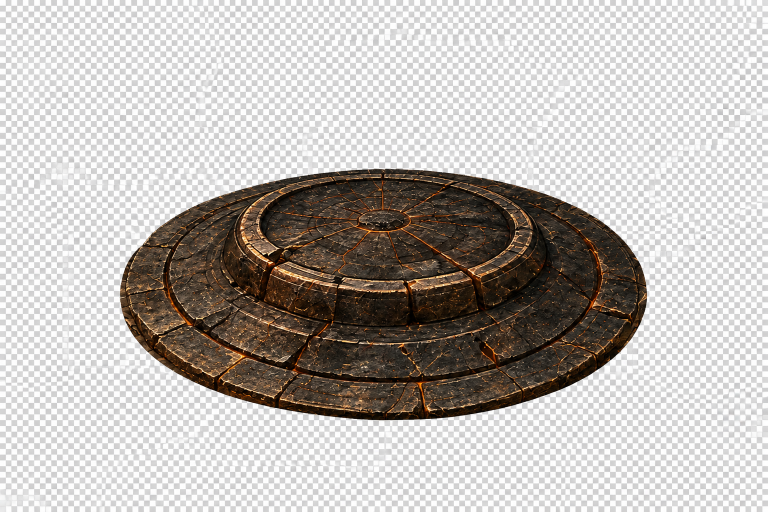
#> input picture mobile/assets/shop/effects/titan-wave/rest-master.png, 1536 x 1024 px (shown at 1/2 size)
$ python prepare-titan-wave.py
#> lines starting #> are read from the running program, lines starting #| are printed output that depends on the picture; after the words box and inside, x2 and y2 are one past the last pixel; in counts of white or black regions, pixels touching at a corner belong together
"""Rebuild Titan Wave RGBA layers (Pillow). Originals are never modified."""
from pathlib import Path
from PIL import Image, ImageDraw, ImageFilter
ROOT = Path(__file__).resolve().parents[1]
OUT = ROOT / 'assets/shop/effects/titan-wave'
im = Image.open(OUT / 'rest-master.png').convert('RGB').resize((768, 512), Image.Resampling.LANCZOS)
# The generated rest master contains a baked grey checkerboard. Its neutral,
# bright pixels are outside the warm/dark basalt silhouette. Limit extraction
# to the observed pedestal bounding box; keep the edge antialiased.
alpha = Image.new('L', im.size)
#> alpha: PIL image 768x512 L; every value is 0
for y in range(168, 425):
    for x in range(116, 654):
        r,g,b = im.getpixel((x,y))
        warm = r - b
        if warm > 18 or max(r,g,b) < 130:
            alpha.putpixel((x,y), 255)
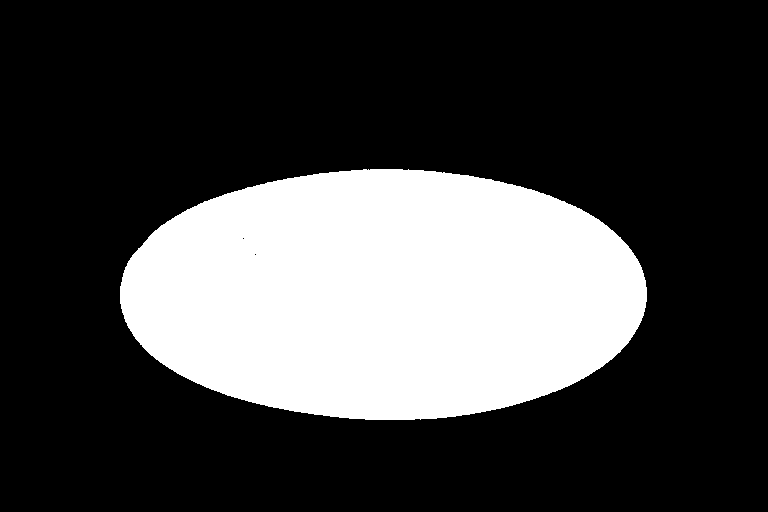
#> alpha: PIL image 768x512 L; 26.6% white; 1 white region, box (x1, y1, x2, y2) and area: (120, 169, 647, 420) 104435
alpha = alpha.filter(ImageFilter.MaxFilter(3)).filter(ImageFilter.MinFilter(3)).filter(ImageFilter.GaussianBlur(.35))
rest=im.convert('RGBA'); rest.putalpha(alpha); rest.save(OUT/'rest.png')
#> after `rest.putalpha(alpha)`:
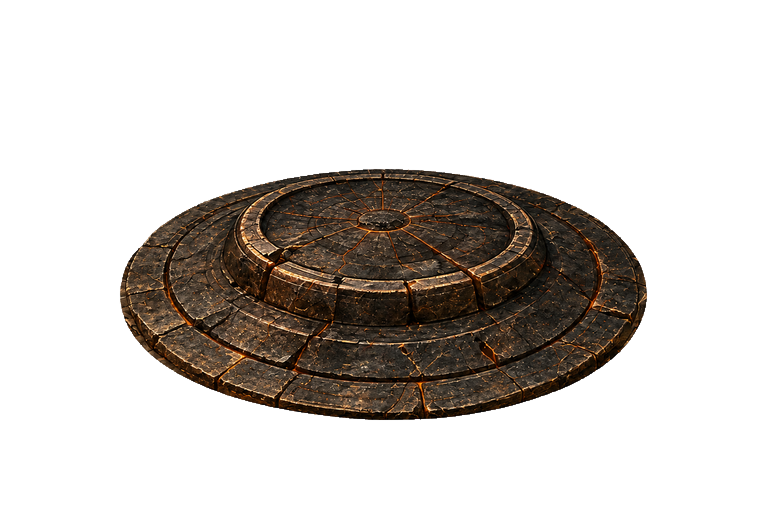
#> rest: PIL image 768x512 RGBA; mean R, G, B, A 187.8, 183.1, 179.3, 67.7; transparent parts drawn white
cracks=Image.new('RGBA',im.size)
#> cracks: PIL image 768x512 RGBA; every value is 0
for y in range(512):
    for x in range(768):
        r,g,b=im.getpixel((x,y)); a=alpha.getpixel((x,y))
        # Extract warm fissures and bevels from the rest artwork itself, not a
        # second explosion. Exact pixel registration is retained.
        strength=max(0,min(1,(r-max(g,b)-18)/55))*max(0,min(1,(r-95)/85))
        cracks.putpixel((x,y),(255,117,22,round(a*strength)))
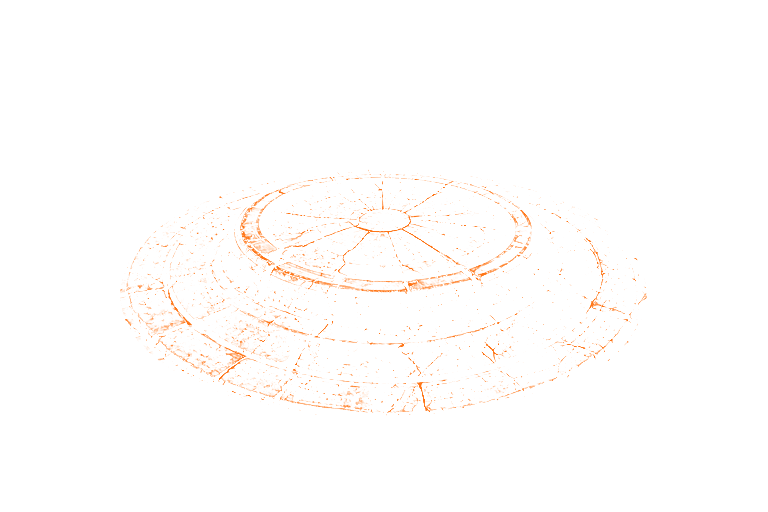
#> cracks: PIL image 768x512 RGBA; mean R, G, B, A 255, 117, 22, 2.7; transparent parts drawn white
cracks.save(OUT/'fissures.png')
source=Image.open(ROOT/'assets/shop/packs/sang-des-titans/items/titan-wave-effect.png').convert('RGBA')
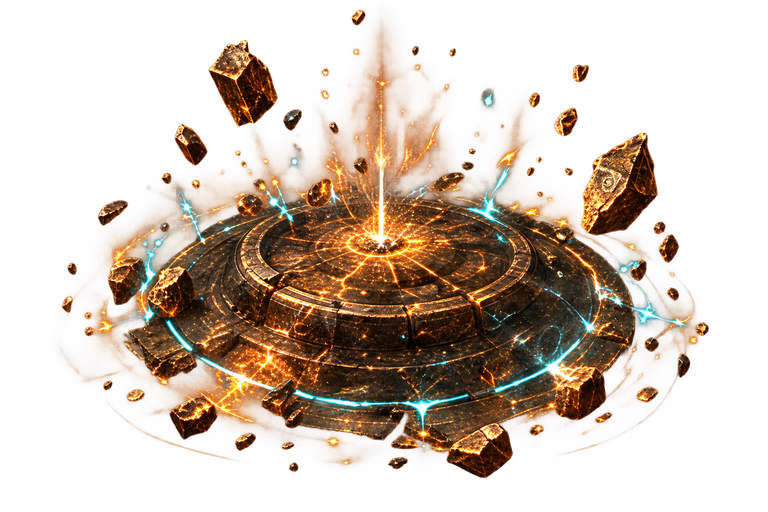
#> input picture mobile/assets/shop/packs/sang-des-titans/items/titan-wave-effect.png, 768 x 512 px
#> source is the input picture: PIL image 768x512 RGBA; mean R, G, B, A 61, 37.2, 18.3, 85.4
polygons=[[(214,69),(242,42),(260,51),(286,116),(270,143),(234,120)],
          [(616,177),(657,136),(684,148),(671,210),(630,243),(613,222)],
          [(180,143),(190,129),(209,139),(216,160),(203,180),(189,167)],
          [(574,119),(589,110),(599,118),(590,136),(578,144),(573,133)]]
for index,points in enumerate(polygons):
    mask=Image.new('L',source.size);ImageDraw.Draw(mask).polygon(points,fill=255)
    from PIL import ImageChops
    rock=source.copy();rock.putalpha(ImageChops.multiply(source.getchannel('A'),mask))
    rock=rock.crop(mask.getbbox());rock.save(OUT/f'rock-{index+1}.png')
#> this loop made 4 passes
#> pass 1, `rock = rock.crop(mask.getbbox())`:
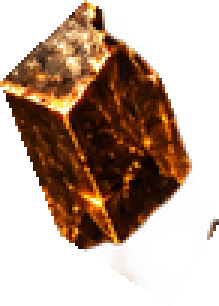
#> rock: PIL image 73x102 RGBA (shown 3 times larger); mean R, G, B, A 63.5, 31.6, 11, 109.3; transparent parts drawn white
#> after the loop:
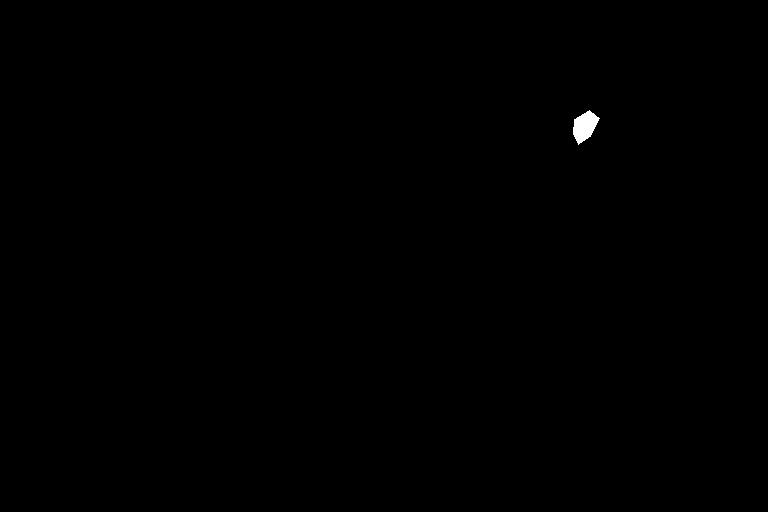
#> mask: PIL image 768x512 L; 0.14% white; 1 white region, box (x1, y1, x2, y2) and area: (573, 110, 600, 145) 559
#> after the loop:
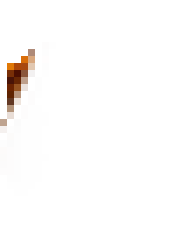
#> rock: PIL image 27x35 RGBA (shown 7 times larger); mean R, G, B, A 13.1, 4.8, 0.6, 4.5; transparent parts drawn white
print('Prepared rest, fissures and four rocks as RGBA layers.')
